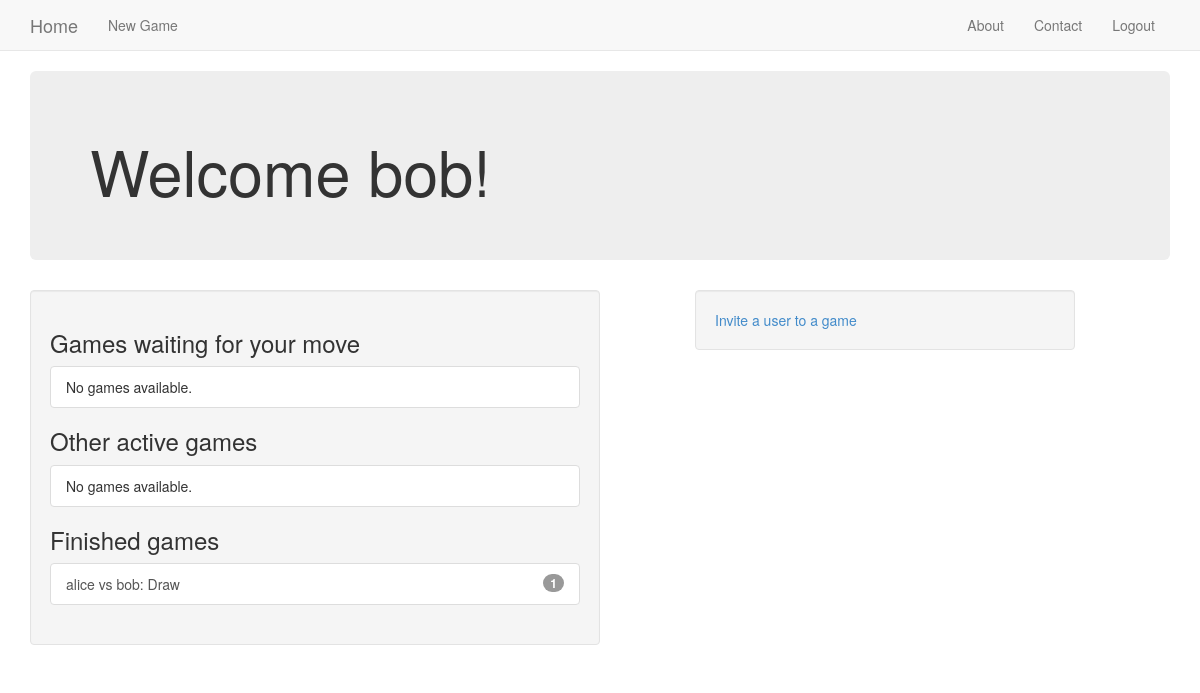
The page /user/home (signed in) on the database as committed earlier.
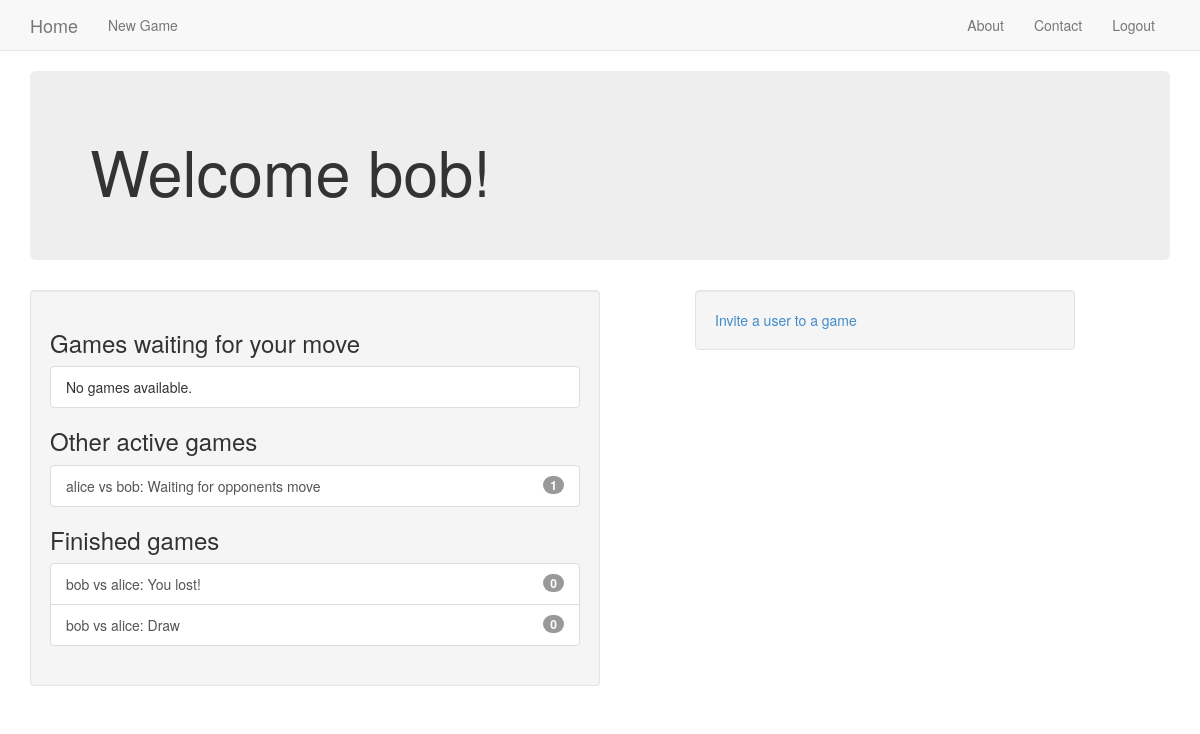
The same page on the database as committed later.
### tictactoe/models.py (models this page shows)
class Game(models.Model):
    first_player = models.ForeignKey(User, related_name='games_first_player')
    second_player = models.ForeignKey(User, related_name='games_second_player')
    next_to_move = models.ForeignKey(User, related_name='games_to_move')
    start_time = models.DateTimeField(auto_now_add=True)
    last_active = models.DateTimeField(auto_now=True)
    status = models.CharField(max_length=1, default='A', choices=STATUS_CHOICES)
    objects = GamesManager()  # sets a new manager for this class.
    def __str__(self):
        return '{} vs {}'.format(self.first_player, self.second_player)

### user/views.py (the view)
@login_required()
def home(request):
    my_games = Game.objects.games_for_user(request.user)
    active_games = my_games.filter(status='A')
    finished_games = my_games.exclude(status='A')
    waiting_games = active_games.filter(next_to_move=request.user)
    other_games = active_games.exclude(next_to_move=request.user)
    invitations = request.user.invitations_received.all()
    context = {'other_games': other_games,
               'waiting_games': waiting_games,
               'finished_games': finished_games,
               'invitations': invitations}
    return render(request, 'user/home.html', context)

### tictactoe/models.py (called while the page is built)
    def games_for_user(self, user):
        return super(GamesManager, self).get_queryset().filter(
            Q(first_player_id=user.id) | Q(second_player_id=user.id)
        )  # this query returns all games where the user is either 1stP or 2ndP

### user/templates/user/home.html (shortened to what this page needs)
{% extends 'base.html' %}
{% block content %}
    <div class="jumbotron">
        <h1>Welcome {{ user.username }}!</h1>
    </div>
    <div class="well col-md-6">
        {% include 'tictactoe/game_list_snippet.html' with header='Games waiting for your move' games_list=waiting_games %}
        {% include 'tictactoe/game_list_snippet.html' with header='Other active games' games_list=other_games %}
        {% include 'tictactoe/game_list_snippet.html' with header='Finished games' games_list=finished_games %}
    </div>
    <div class="well col-sm-4 col-sm-push-1">
        <a href="{% url 'tictactoe:invite' %}">Invite a user to a game</a>
    </div>
{% endblock %}

### tictactoe/templates/tictactoe/game_list_snippet.html
<h3 class="panel-header">{{ header }}</h3>
<div class="list-group" >
    {% for game in games_list %}
        <a class="list-group-item" href="#">
            {{ game }}:
            {% if game.status == "A" %}
                {% if game.next_to_move == user %}Your turn{% else %}Waiting for opponents move{% endif %}
            {% elif game.status == "D" %}
                Draw
            {% elif game.status == "F" and user == game.first_player %}
                You won!
            {% elif game.status == "S" and user == game.second_player %}
                You won!
            {% else %}
                You lost!
            {% endif %}
            <span class="badge">{{ game.move_set.count }}</span></a>
    {% empty %}
        <span class="list-group-item">No games available.</span>
    {% endfor %}
</div>

Rows that differ between the two databases and show on the page:
changed Game "alice vs bob": status "Draw" → "Waiting for opponents move"
added Game: first_player+second_player "bob vs alice", status "You lost!", move_set.count "0"
added Game: first_player+second_player "bob vs alice", status "Draw", move_set.count "0"
Other text that changed with them:
text no longer shown: "No games available. No games available."
text now shown: "No games available."
